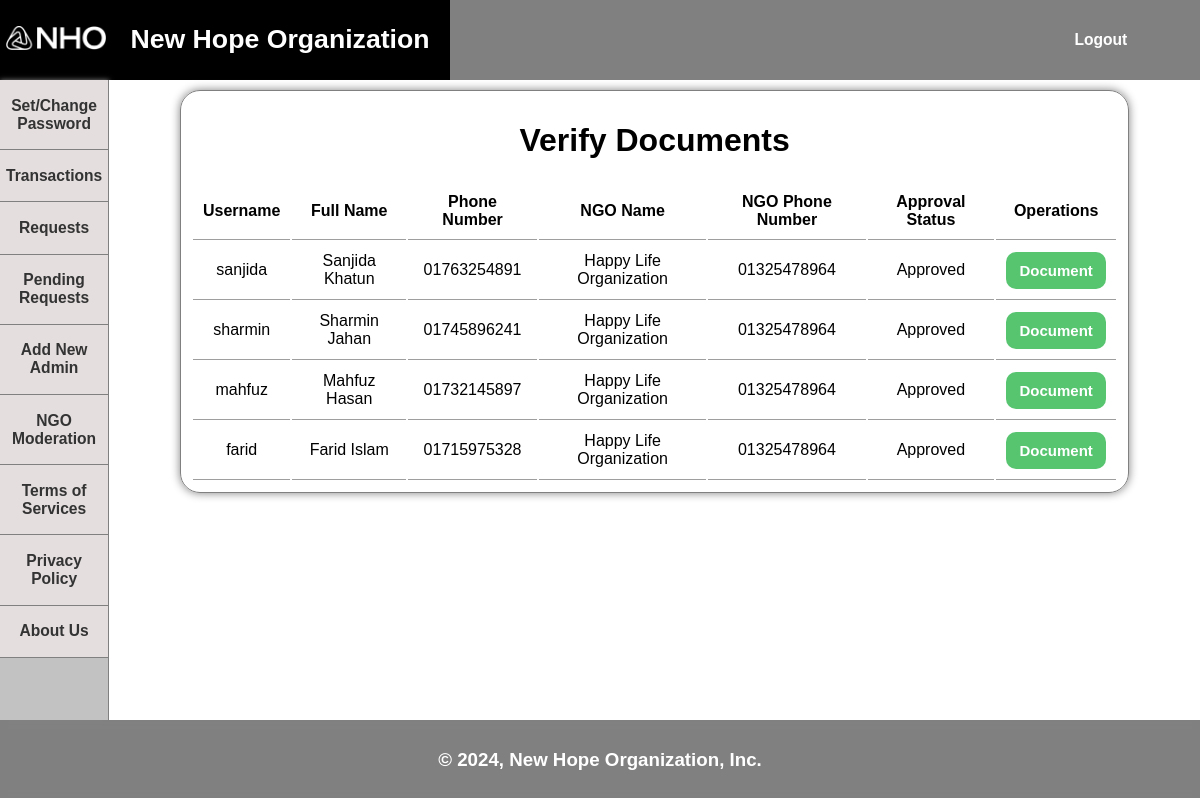
Screenshot of /admin/ngo-moderation.admin.php (signed in) with the database file from the repository.
### tables this page shows
CREATE TABLE `documents` (
  `id` int(11) NOT NULL,
  `document` varchar(255) NOT NULL,
  `name` varchar(255) NOT NULL,
  `orgname` varchar(255) NOT NULL,
  `phone` varchar(50) NOT NULL,
  `orgphone` varchar(50) NOT NULL,
  `ngo` varchar(20) NOT NULL,
  `approval` tinyint(1) NOT NULL
);

### admin/ngo-moderation.admin.php (the view, shortened to what this page needs)
<?php
include_once '../config/connection.config.php';
?>
<!DOCTYPE html>
<html lang="en">
<head>
    <link rel="stylesheet" href="../styles/style.css" />
</head>
<body>
    <div class="main">
        <div class="header">
            <a href="../index.php">
                <button class="title">
                    <div class="logo-div">
                        <img class="logo" src="../images/logo.png" alt="NHO" />
                    </div>
                    <div class="heading-div">
                        <h1 class="heading">New Hope Organization</h1>
                    </div>
                </button>
            </a>
        </div>
        <div class="log">
            <?php
        if (!isset($_SESSION['userId']) || $_SESSION['userId']==NULL) { ?>
            <a href="../login.php">
                <button class="logbtn">
                    <h3>Login</h3>
                </button>
            </a>
            <a href="../signup.php">
                <button class="logbtn">
                    <h3>Sign Up</h3>
                </button>
            </a>
            <?php } else { ?>
            <a href="../include/logout.include.php">
                <button class="logbtn">
                    <h3>Logout</h3>
                </button>
            </a>
            <?php }
        ?>
        </div>
        <div class="navigation">
            <?php
            if (isset($_SESSION['userId']) && $_SESSION['userId']!=NULL) { ?>
            <a href="../password.php"><button class="navbtn">
                    <h3>Set/Change Password</h3>
                </button></a>
            <a href="../transactions.php"><button class="navbtn">
                    <h3>Transactions</h3>
                </button></a>
            <a href="../requests.php"><button class="navbtn">
                    <h3>Requests</h3>
                </button></a>
            <?php }
            if (isset($_SESSION['userType']) && $_SESSION['userType']==1) { ?>
            <a href="pending-requests.admin.php"><button class="navbtn">
                    <h3>Pending Requests</h3>
                </button></a>
            <a href="add-admin.admin.php"><button class="navbtn">
                    <h3>Add New Admin</h3>
                </button></a>
            <a href="ngo-moderation.admin.php"><button class="navbtn">
                    <h3>NGO Moderation</h3>
                </button></a>
            <?php } ?>
            <a href="../tos.php"><button class="navbtn">
                    <h3>Terms of Services</h3>
                </button></a>
            <a href="../privacy-policy.php"><button class="navbtn">
                    <h3>Privacy Policy</h3>
                </button></a>
            <a href="../about-us.php"><button class="navbtn">
                    <h3>About Us</h3>
                </button></a>
        </div>
        <div class="content">
            <div class="card">
                <?php
                if (isset($_SESSION['userPass']) && $_SESSION['userPass']=='none' && $_SESSION['userType']==1) { ?>
                <h2 class="warning">You did not set any proper password yet. Your account is vulnerable!</h2>
                <a href="../password.php"><button class="pagebtn">Set Password</button></a>
                <?php } elseif (isset($_SESSION['userApproval']) && $_SESSION['userType']==2 && $_SESSION['userApproval']==0) { ?>
                <h2 class="warning">Before you can access all of the features,<br>You have to submit your organization
                    documents first for our moderation.</h2>
                <a href="../ngo/add-documents.ngo.php"><button class="pagebtn">Add Documents</button></a>
                <?php } elseif (isset($_SESSION['userApproval']) && $_SESSION['userType']==2 && $_SESSION['userApproval']==1) { ?>
                <h2 class="warning">Your organization documents are received.<br>Please wait until the moderation
                    completes.</h2>
                <?php } else { ?>
                <?php
                    $select = mysqli_query($conn, "SELECT * FROM documents ORDER BY approval ASC");
                    if (!mysqli_num_rows($select)) { ?>
                <h2>No document available</h2>
                <?php } else { ?>
                <h1>Verify Documents</h1>
                <table class="list">
                    <tr>
                        <th>Username</th>
                        <th>Full Name</th>
                        <th>Phone Number</th>
                        <th>NGO Name</th>
                        <th>NGO Phone Number</th>
                        <th>Approval Status</th>
                        <th colspan="3">Operations</th>
                    </tr>
                    <?php    while ($result = mysqli_fetch_assoc($select)) { ?>
                    <tr>
                        <td><?php echo $result['ngo']; ?></td>
                        <td><?php echo $result['name']; ?></td>
                        <td><?php echo $result['phone']; ?></td>
                        <td><?php echo $result['orgname']; ?></td>
                        <td><?php echo $result['orgphone']; ?></td>
                        <?php
                        if ($result['approval']==0) { ?>
                        <td>Pending</td>
                        <?php } else { ?>
                        <td>Approved</td>
                        <?php }
                        ?>
                        <td><a href="<?php echo $result['document']; ?>"><button
                                    class="pagebtn tblbtn">Document</button></a></td>
                    </tr>
                    <?php } ?>
                </table>
                <?php }
                    ?>
                <?php } ?>
            </div>
        </div>
        <div class="footer">
            <h3>&copy; <?php echo date('Y');?>, New Hope Organization, Inc.</h3>
        </div>
    </div>
</body>
</html>

### styles/style.css (style rules this page uses)
html, body { height: 100%; margin: 0; padding: 0; text-align: center; background-color: #808080; font-family: "proxima-soft", "Proxima Soft", "Proxima Nova Soft", Helvetica, Arial, sans-serif; scroll-behavior: smooth; }
.main { display: grid; height: 100%; grid-template-columns: repeat(12, 1fr); grid-template-rows: 80px auto 80px; }
.header { grid-column: 1 / -3; box-shadow: 1px 1px 5px #808080; background-color: #808080; align-self: center; text-align: left; height: 100%; }
.header a { text-decoration: none; }
.log { background-color: #808080; grid-column: span 2; align-self: center; }
.logo-div { height: 100%; width: 100%; padding: 6px; }
.logo { margin: 25px auto; width: 100%; }
.logbtn { background-color: #808080; text-decoration: none; border: 0; color: #ffffff; width: 45%; }
.navigation { box-shadow: 0px 0px 5px #808080; background-color: #c2c2c2; border-right: 1px solid #808080; grid-column: 1 / 2; }
.content { background-color: #ffffff; grid-column: 2 / -1; }
.footer { grid-column: 1 / -1; align-self: center; box-shadow: -1px -1px 5px #808080; color: #ffffff; }
button { cursor: pointer; }
.title { background-color: #808080; text-decoration: none; border: 0; border-bottom: 1px solid #808080; color: #ffffff; display: grid; grid-template-columns: 100px 350px; grid-template-rows: 1fr; align-content: center; height: 100%; padding: 0; transition: all 1s; }
.heading-div { width: 100%; align-self: center; padding: 5px; }
.heading { width: 100%; }
.navbtn { background-color: #e4dede; text-decoration: none; border: 0; color: #333333; width: 100%; border-bottom: 1px solid #808080; }
.card { padding: 10px; border: 1px solid #808080; width: 85%; margin: 10px auto; border-radius: 20px; box-shadow: 0 0 10px #808080; }
table { margin: auto; }
.pagebtn { margin: 0 auto 50px auto; background-color: #57c570; border: 0; padding: 10px; font-weight: bolder; color: #ffffff; border-radius: 10px; font-size: 15px; width: 100px; }
.tblbtn { margin: 0 auto; }
.list tr td, th { border-bottom: 1px solid #9e9e9e; padding: 10px; }
a { text-decoration: none; }

### rows the page displays
documents: ngo "sanjida", name "Sanjida Khatun", phone "01763254891", orgname "Happy Life Organization", orgphone "01325478964", approval "Approved"
documents: ngo "sharmin", name "Sharmin Jahan", phone "01745896241", orgname "Happy Life Organization", orgphone "01325478964", approval "Approved"
documents: ngo "mahfuz", name "Mahfuz Hasan", phone "01732145897", orgname "Happy Life Organization", orgphone "01325478964", approval "Approved"
documents: ngo "farid", name "Farid Islam", phone "01715975328", orgname "Happy Life Organization", orgphone "01325478964", approval "Approved"
